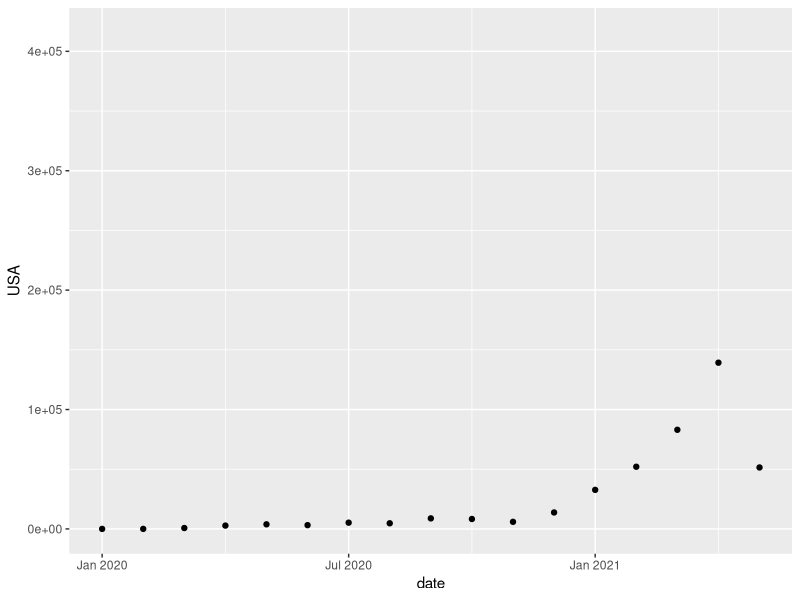

Reproduce this figure in R.
## ---- chunk 1
rm( list=ls()) #clean up worksapce
library(tidyverse)
library(lubridate)
library(readxl)
## ---- chunk 2
tb = read_excel('gisaid_monthly_submissions_global_2021-05-12-0958.xlsx')
## ---- chunk 3
?str
help(str);
head(tb)
## ---- chunk 4
#indexing features of R
tb[1:5, 2:3]
tb$age #what does mean? 
#tb$age[?] #try for 5th row in age

# what is the 5th and 9th rows in age and SciLitScore: 
tb[c(5,9), c(7,2)]
## ---- chunk 5
tb[c(5,9), c( '01/2020', "08/2020")]
## ---- chunk 6
head(tb)
## ---- chunk 7
head( tb[, 2:3], n=2)
## ---- chunk 8
# how many columns? 
length(tb[1,])
print(paste( "There are ", length(tb[1,]), " columns"))
## ---- chunk 9
tb1 = t(tb[, 2: length(tb[1,])])
tb1 = data.frame(tb1)
names(tb1) = t(tb[,1])
tail(tb1)
## ---- chunk 10
library(zoo)
tb1$date = as.yearmon( row.names(tb1),  "%m/%Y")
ggplot( tb1, aes(x=date, y=USA)) + geom_point()
## ---- chunk 11
tb1 %>% select (USA)
## ---- chunk 12
tb1 %>% filter( USA > 1) %>% select (USA, China)
head(tb1)
